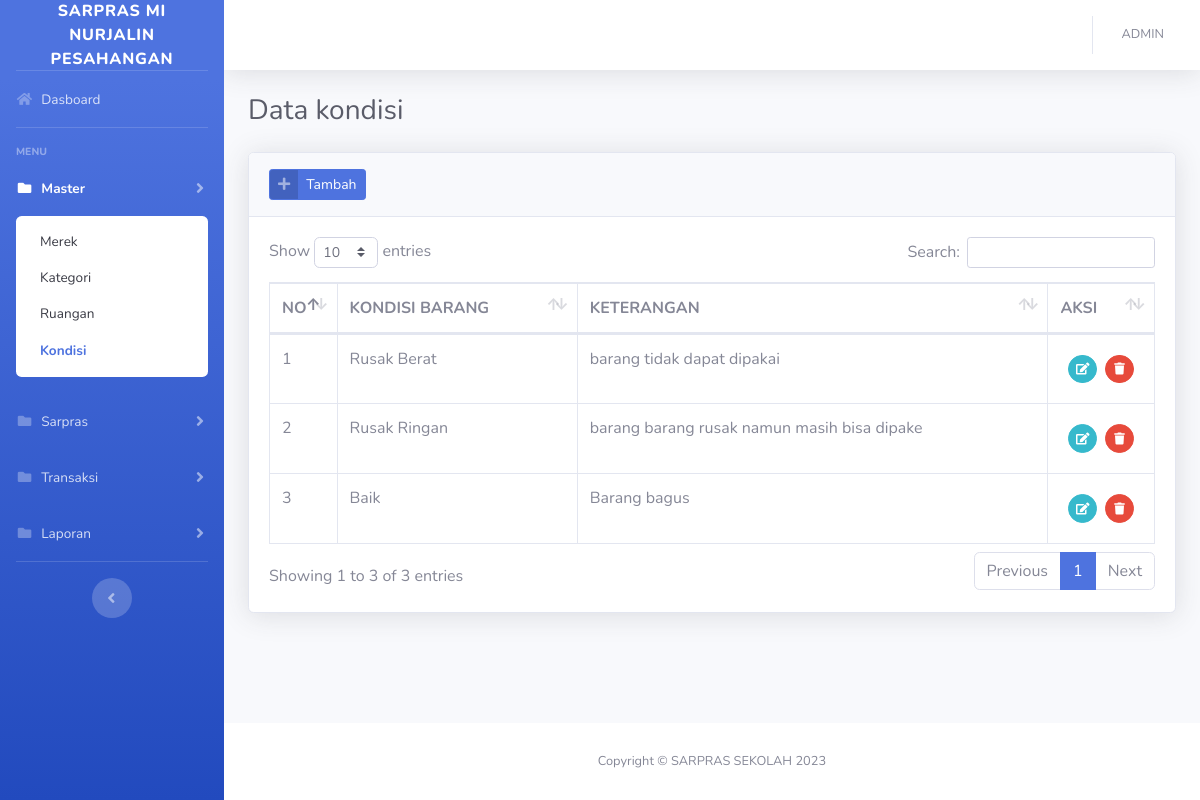
Page /?kondisi (signed in) on the committed database.
### tables this page shows
CREATE TABLE `tb_kondisi` (
  `id_kondisi` int(11) NOT NULL,
  `nama_kondisi` varchar(255) NOT NULL,
  `keterangan` varchar(255) NOT NULL
);

### config/function.php (called while the page is built, shortened)
<?php
function encrypt($str) {
return base64_encode($str);
}
function base_url(){
    $base_url= ((isset($_SERVER['HTTPS']) && $_SERVER['HTTPS'] == "on") ? "https" : "http");
    $base_url.= "://".$_SERVER['HTTP_HOST'];
    $base_url.= str_replace(basename($_SERVER['SCRIPT_NAME']),"",$_SERVER['SCRIPT_NAME']);
    return $base_url;
}
?>

### views/master/kondisi.php (the view, shortened to what this page needs)
<div class="container-fluid">
    <div class="d-sm-flex align-items-center justify-content-between mb-4">
        <h1 class="h3 mb-0 text-gray-800">Data kondisi</h1>
    </div>
    <div class="card shadow mb-4">
        <div class="card-header py-3">
            <a href="#" class="btn btn-primary btn-icon-split btn-sm" data-toggle="modal" data-target="#kondisiModal"
                onclick="submit('add')">
                <span class="icon text-white-50">
                    <i class="fas fa-plus"></i>
                </span>
                <span class="text">Tambah</span>
            </a>
        </div>
        <div class="card-body">
            <div class="table-responsive">
                <table class="table table-bordered table-hover" id="dataTable" width="100%" cellspacing="0">
                    <thead>
                        <tr>
                            <th width="20">NO</th>
                            <th>KONDISI BARANG</th>
                            <th>KETERANGAN</th>
                            <th width="50">AKSI</th>
                        </tr>
                    </thead>
                    <tbody>
                        <?php
                        $n=1;
                        $query = mysqli_query($con,"SELECT * FROM tb_kondisi ORDER BY id_kondisi DESC")or die(mysqli_error($con));
                        while($row = mysqli_fetch_array($query)):
                        ?>
                        <tr>
                            <td><?= $n++; ?></td>
                            <td><?= $row['nama_kondisi']; ?></td>
                            <td><?= $row['keterangan']; ?></td>
                            <td>
                            <div class="d-inline-flex p-2">
                                <a href="#kondisiModal" data-toggle="modal" onclick="submit(<?=$row['id_kondisi'];?>)"
                                    class="btn btn-sm btn-circle btn-info mr-2"><i class="fas fa-edit"></i></a>
                                <a href="<?=base_url();?>/process/process_kondisi.php?act=<?=encrypt('delete');?>&id=<?=encrypt($row['id_kondisi']);?>"
                                    class="btn btn-sm btn-circle btn-danger btn-hapus"><i class="fas fa-trash"></i></a>
                            </div>
                            </td>
                        </tr>
                        <?php endwhile; ?>
                    </tbody>
                </table>
            </div>
        </div>
    </div>
</div>

### rows in the picture
tb_kondisi: nama_kondisi "Rusak Berat", keterangan "barang tidak dapat dipakai"
tb_kondisi: nama_kondisi "Rusak Ringan", keterangan "barang barang rusak namun masih bisa dipake"
tb_kondisi: nama_kondisi "Baik", keterangan "Barang bagus"

### other values in the picture
$_SESSION['username'] "ADMIN"
